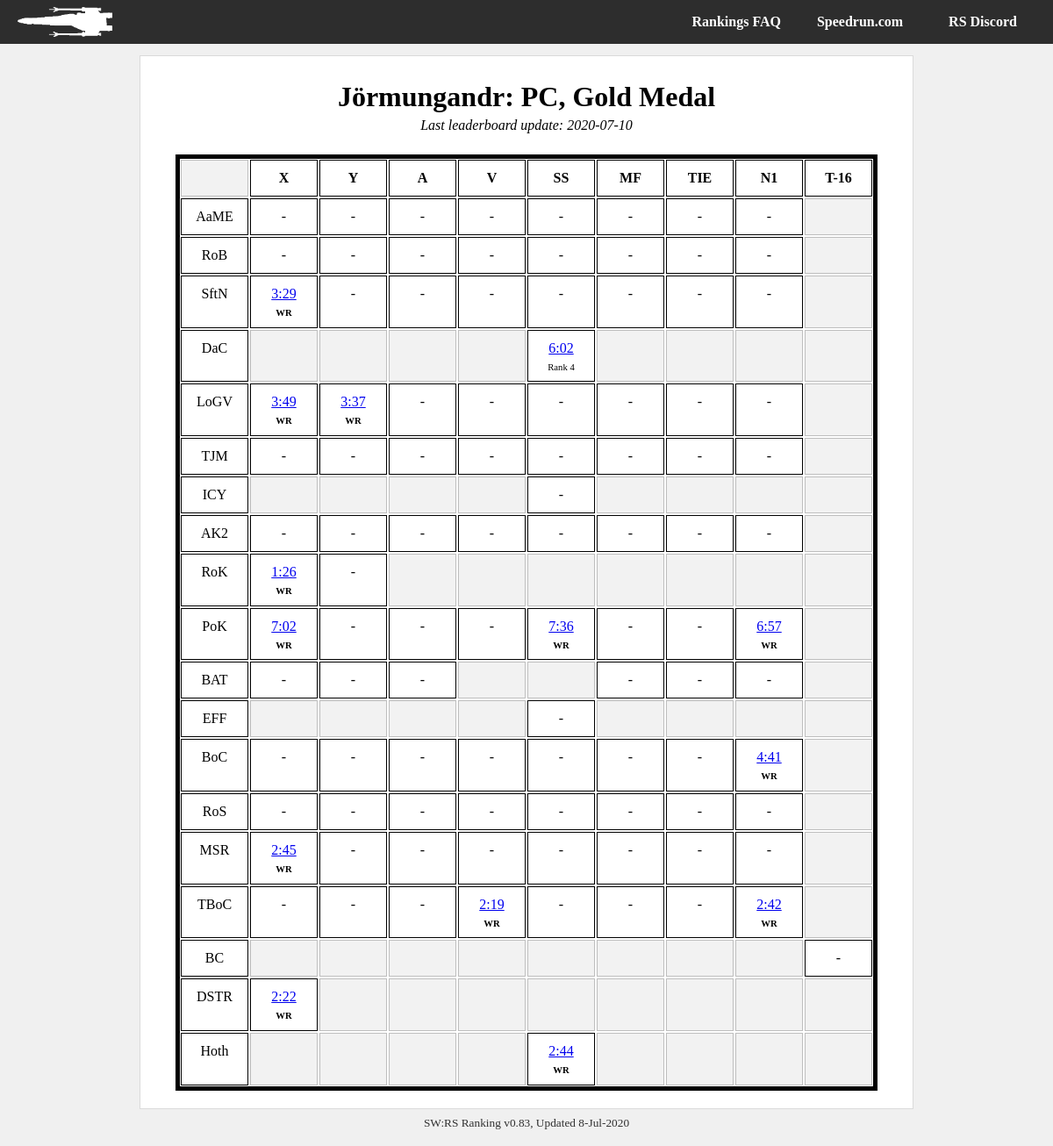
Before: /player/Jörmungandr/pc_gold with the older database file.
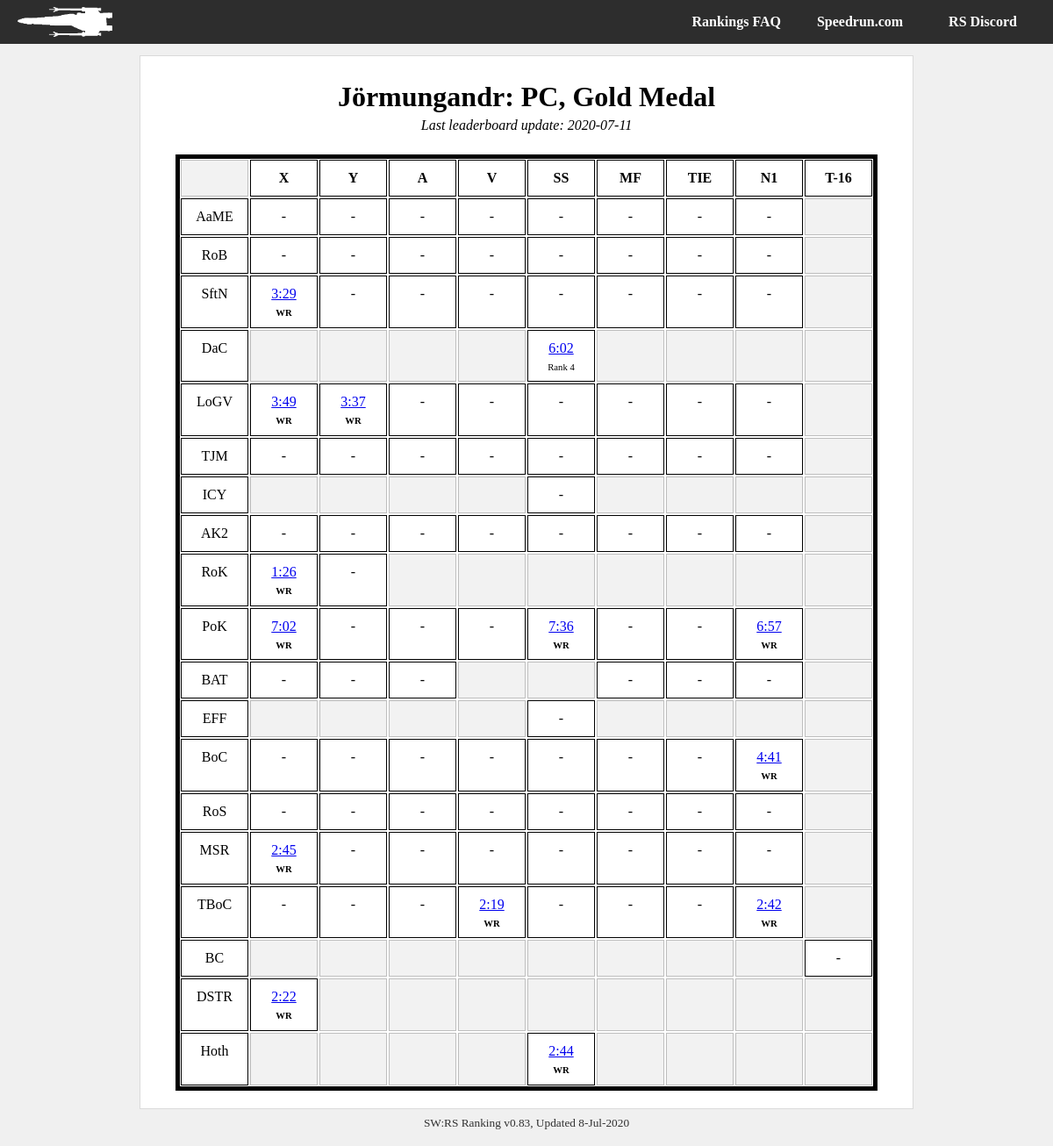
After: the same page with the newer database file.
### tables this page shows
CREATE TABLE metadata (field          text primary key,value          text);

CREATE TABLE il_runs_20200710 (run_id          integer primary key,level           text,category        text,player          text,time            integer default 9999,platform        text,medal           text,src_link        text,rank            integer default 0);

CREATE TABLE il_runs_20200711 (run_id          integer primary key,level           text,category        text,player          text,time            integer default 9999,platform        text,medal           text,src_link        text,rank            integer default 0);

### swrs.py (the view)
@app.route('/player/<player_id>/<category>')
def player_cat(player_id, category):
    con = lite.connect(DATABASE)
    with con:
        cur = con.cursor()
        cur.execute('SELECT value FROM metadata ' +
                    'WHERE field = "last_update"')
    last_up = cur.fetchall()[0][0]
    tag = last_up + '_' + category
    if category[0:2] == 'pc':
        console = "PC"
    elif category[0:3] == 'n64':
        console = 'N64'
    else:
        console = 'CONSOLE?'
    if category[-3:] == 'any':
        medal_type = "Any Medal"
    elif category[-4:] == 'gold':
        medal_type = 'Gold Medal'
    else:
        medal_type = 'MEDAL?'
    runs = []
    for lev in il_level_names:
        level_array = []
        for ship in il_category_names:
            cur = con.cursor()
            with con:
                cur.execute('SELECT level, category, time, rank, "src_link" ' +
                            'FROM il_runs_' + last_up + ' ' +
                            'WHERE player = "' + player_id + '" AND ' +
                            'platform = "' + console + '" AND ' +
                            'level = "' + lev + '" AND ' +
                            'category = "' + ship + '" AND ' +
                            'medal = "' + medal_type + '";')
            run = cur.fetchall()
            if run:
                run = list(run[0])
                run[2] = convert_seconds(run[2])
            level_array.append(run)
        runs.append(level_array)
    '''
    for i in runs:
        print(i)
        #print(i, convert_seconds(i[2]))
    '''
    try:
        return render_template('player-category.html',
                               name=player_id,
                               medal=medal_type,
                               platform=console,
                               runs=runs,
                               last_update=DATESTAMP)
    except Exception as e:
        return str(e)

### swrs.py (called while the page is built)
def convert_seconds(in_time):
    out_time = 'ERR'
    secs = in_time % 60
    mins = int((in_time - secs) // 60)
    if secs < 10:
        secs = '0' + str(secs)
    out_time = str(mins) + ':' + str(secs)
    return out_time

@app.teardown_appcontext
def close_connection(exception):
    db = getattr(g, '_database', None)
    if db is not None:
        db.close()

### templates/player-category.html
{% from "macros.html" import header, footer, categories, title, player_chart %}
{{ header(name +" | SWRS") }}
{{ title(name + ": " + platform + ", " + medal, last_update) }}
{% set level_acronyms = ["AaME",
"RoB",
"SftN",
"DaC",
"LoGV",
"TJM",
"ICY",
"AK2",
"RoK",
"PoK",
"BAT",
"EFF",
"BoC",
"RoS",
"MSR",
"TBoC",
"BC",
"DSTR",
"Hoth"] %}
    <div id="about">
            <div id="runs-table">
                <div class="runs-table-row">
                    <div class="runs-table-timebox header ghosted"> </div>
                    <div class="runs-table-timebox header">X</div>
                    <div class="runs-table-timebox header">Y</div>
                    <div class="runs-table-timebox header">A</div>
                    <div class="runs-table-timebox header">V</div>
                    <div class="runs-table-timebox header">SS</div>
                    <div class="runs-table-timebox header">MF</div>
                    <div class="runs-table-timebox header">TIE</div>
                    <div class="runs-table-timebox header">N1</div>
                    <div class="runs-table-timebox header">T-16</div>
                </div>
            {% for i in range(runs|length): %}
                {% set level = runs[i] %}
                <div class="runs-table-row {{ level_acronyms[i] }}">
                <div class="runs-table-timebox">{{ level_acronyms[i] }}</div>
                {% for j in range(level|length): %}
                    {% set ship = level[j] %}
                    {% if i in [0, 1, 2, 4, 5, 7, 9, 12, 13, 14, 15]: %}
                        {% if j == 8: %}
                            {% set ghost = 'ghosted' %}
                        {% else %}
                            {% set ghost = '' %}
                        {% endif %}
                    {% elif i in [3, 6, 11, 18]: %}
                        {% if j not in [4]: %}
                            {% set ghost = 'ghosted' %}
                        {% else %}
                            {% set ghost = '' %}
                        {% endif %}
                    {% elif i in [8]: %}
                        {% if j not in [0, 1]: %}
                            {% set ghost = 'ghosted' %}
                        {% else %}
                            {% set ghost = '' %}
                        {% endif %}
                    {% elif i in [10]: %}
                        {% if j in [3, 4, 8]: %}
                            {% set ghost = 'ghosted' %}
                        {% else %}
                            {% set ghost = '' %}
                        {% endif %}
                    {% elif i in [16]: %}
                        {% if j not in [8]: %}
                            {% set ghost = 'ghosted' %}
                        {% else %}
                            {% set ghost = '' %}
                        {% endif %}
                    {% elif i in [17]: %}
                        {% if j == 7 and platform == 'N64': %}
                            {% set ghost = '' %}
                        {% elif j not in [0]: %}
                            {% set ghost = 'ghosted' %}
                        {% else %}
                            {% set ghost = '' %}
                        {% endif %}
                    {% endif %}
                    <div class="runs-table-timebox {{ ghost }}">
                        {% if ship: %}
                            <a href="{{ ship[4] }}">{{ ship[2] }}</a>
                            <div class="runs-table-ranking">
                                {% if ship[3] == 1 %}
                                    <b>WR</b>
                                {% else %}
                                    Rank {{ ship[3] }}
                                {% endif %}
                            </div>
                        {% else %}
                            {% if ghost == '': %}
                            -
                            {% endif %}
                        {% endif %}
                    </div>
                {% endfor %}
                </div>
            {% endfor %}
            </div>
    </div>
{{ footer() }}

### templates/macros.html (shortened to what this page needs)
{% macro header(header_text) %}
<html>
    <head>
        <link rel="stylesheet" type="text/css" href="{{ url_for('static', filename = 'style.css') }}" />
    </head>
    <body>
    <div id="container">
        {{ tabs() }}
    <div id="body-wrapper">
        <div id="body-content">
{% endmacro %}
{% macro tabs() %}
        <div id="body-tabs">
            <div id="lefttabs">
                <a href="/"><img src= {{ url_for('static', filename = 'logo.png') }}></a>
            </div>
            <div id="righttabs">
                <a href="https://discord.gg/Gp7swfc"><div id="tab" class="topplayers back">RS Discord</div></a>
            </div>
            <div id="righttabs">
                <a href="https://www.speedrun.com/rogue1/"><div id="tab" class="topplayers back">Speedrun.com</div></a>
            </div>
            <div id="righttabs">
                <a href="/faq"><div id="tab" class="topplayers back">Rankings FAQ</div></a>
            </div>
        </div>
{% endmacro %}
{% macro title(name, date) %}
            <div id="title">
                    <h1>
                        {{ name }}
                    </h1>
                    {% if date %}
                    <div id="lastupdate">
                        <p>Last leaderboard update: {{ date[:4] }}-{{ date[4:6] }}-{{ date[6:] }}</p>
                    </div>
                    {% endif %}
            </div>
{% endmacro %}
{% macro footer() %}
            </div>
            <div id="footertext">
                <span title="v0.83 Janson">SW:RS Ranking v0.83, Updated 8-Jul-2020</span>
            </div>
        </div>
    </div>
    </body>
</html>
{% endmacro %}

### static/style.css (style rules this page uses)
body { font-family: 'LiberationSerif', 'Bookman', 'Times', Serif; margin: 0px; background: #f0f0f0; position: relative; }
#container { position: absolute; width: 100%; height: 100%; }
#body-wrapper { width: max-content; max-width: 95%; margin-left:auto; margin-right:auto; padding: 10px; display: block; position: relative; overflow: hidden !important; }
#body-tabs { display: block; overflow: hidden; background: #2d2d2d; padding: 0px 10px; height: 50px; background-repeat: no-repeat; background-size: auto 35px; background-attachment: fixed; background-position-x: center; background-position-y: 7px; }
#tab { display: inline-block; color: #ffffff; padding: 00px 20px; border-radius: 0px; margin: 0px; min-width: 100px; text-align: center; font-weight: bold; line-height: 50px; height: 100%; }
#lefttabs { float: left; }
#lefttabs img { padding: 8px 10px; height: 34px; }
#righttabs { float: right; }
#body-content { border: 1px #dadada solid; min-height: 100px; background: #ffffff; border-radius: 0px; margin-top: 3px; padding: 20px 40px; }
#title { text-align: center; margin: .5em 0em 1.5em 0em; font-weight: bold; font-style: italic; }
#title h1 { margin: 0em 0em .0em 0em; font-style: normal; }
#footertext { text-align: center; font-size: 10pt; padding: 8px; opacity: 0.8; }
#lastupdate p { font-weight: normal; padding: 0; margin: 5px 0 0 0; }
#runs-table { border: 5px solid #000000; overflow: hidden; }
.runs-table-row { display: flex; flex-direction: row; flex-wrap: nowrap; justify-content: flex-start; align-items: stretch; align-content: stretch; }
.runs-table-timebox { margin: 1px; width: 75px; line-height: 20px; padding-top: 10px; padding-bottom: 10px; border: 1px solid #000000; text-align: center; vertical-align: middle; }
.runs-table-timebox.header { font-weight: bold; }
.runs-table-timebox.ghosted { opacity: 0.25; background: #cccccc; }
.runs-table-ranking { font-size: 8pt; padding-top: 7px; margin: 0; line-height: 1; }

Changed rows visible on the page:
no longer on this page (row unchanged): il_runs_20200710: rank "4"
changed metadata: value "10" → "11"
now on this page (row unchanged): il_runs_20200711: rank "4"
